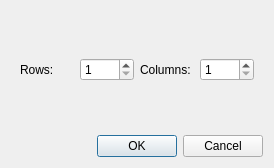
<?xml version="1.0" encoding="UTF-8"?>
<ui version="4.0">
 <class>SetupDialog</class>
 <widget class="QDialog" name="SetupDialog">
  <property name="geometry">
   <rect>
    <x>0</x>
    <y>0</y>
    <width>274</width>
    <height>168</height>
   </rect>
  </property>
  <property name="windowTitle">
   <string>Auditorium Setup</string>
  </property>
  <layout class="QVBoxLayout" name="verticalLayout">
   <item>
    <widget class="QWidget" name="widget" native="true">
     <layout class="QHBoxLayout" name="horizontalLayout">
      <item>
       <widget class="QLabel" name="label_2">
        <property name="text">
         <string>Rows:</string>
        </property>
       </widget>
      </item>
      <item>
       <widget class="QSpinBox" name="rowsSpinBox">
        <property name="minimum">
         <number>1</number>
        </property>
        <property name="maximum">
         <number>15</number>
        </property>
       </widget>
      </item>
      <item>
       <widget class="QLabel" name="label">
        <property name="text">
         <string>Columns: </string>
        </property>
       </widget>
      </item>
      <item>
       <widget class="QSpinBox" name="colsSpinBox">
        <property name="minimum">
         <number>1</number>
        </property>
        <property name="maximum">
         <number>20</number>
        </property>
       </widget>
      </item>
     </layout>
    </widget>
   </item>
   <item>
    <widget class="QDialogButtonBox" name="buttonBox">
     <property name="standardButtons">
      <set>QDialogButtonBox::StandardButton::Cancel|QDialogButtonBox::StandardButton::Ok</set>
     </property>
    </widget>
   </item>
  </layout>
 </widget>
 <resources/>
 <connections>
  <connection>
   <sender>buttonBox</sender>
   <signal>accepted()</signal>
   <receiver>SetupDialog</receiver>
   <slot>accept()</slot>
   <hints>
    <hint type="sourcelabel">
     <x>157</x>
     <y>143</y>
    </hint>
    <hint type="destinationlabel">
     <x>160</x>
     <y>242</y>
    </hint>
   </hints>
  </connection>
  <connection>
   <sender>buttonBox</sender>
   <signal>rejected()</signal>
   <receiver>SetupDialog</receiver>
   <slot>reject()</slot>
   <hints>
    <hint type="sourcelabel">
     <x>221</x>
     <y>143</y>
    </hint>
    <hint type="destinationlabel">
     <x>223</x>
     <y>196</y>
    </hint>
   </hints>
  </connection>
 </connections>
</ui>
